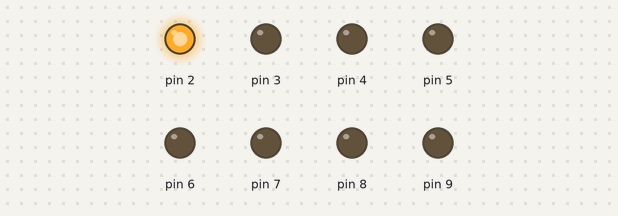
The sketch below on a simulated Arduino Uno, built with avr-gcc and run on an emulated ATmega328P. Shown: output pins drawn as LEDs (lit = HIGH).

Above: at 0.1 s.
At 0.9 s:
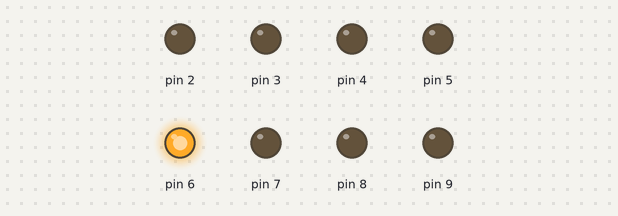
At 1.5 s:
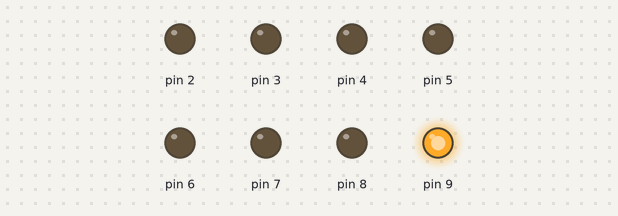
At 3.1 s:
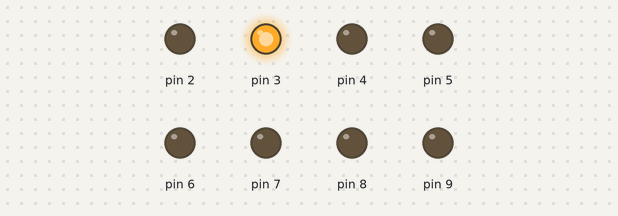
At 4.7 s:
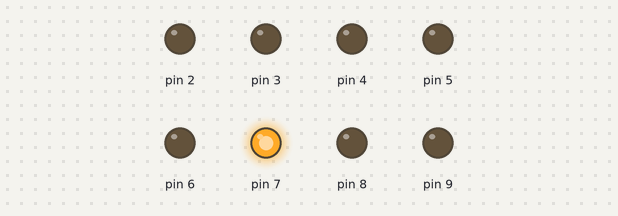
At 6.3 s:
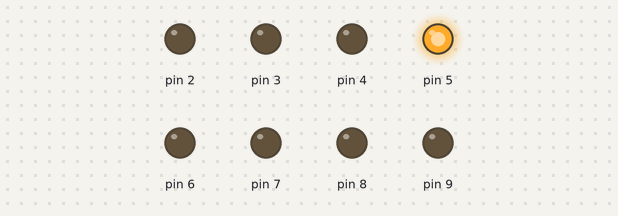
Timing chart, 0 to 6.6 s (numbered marks = the images above):
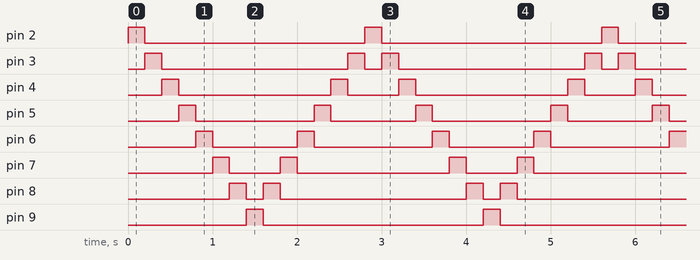

Measured:
- by itself, pin 2, pin 9: alternates HIGH for 0.20 s and LOW for 2.6 s
- by itself, pin 3: repeats every 2.8 s: LOW 2.2 s, HIGH 0.20 s, LOW 0.20 s, HIGH 0.20 s
- by itself, pin 4: repeats every 2.8 s: LOW 1.8 s, HIGH 0.20 s, LOW 0.60 s, HIGH 0.20 s
- by itself, pin 5: repeats every 2.8 s: LOW 1.4 s, HIGH 0.20 s, LOW 1.0 s, HIGH 0.20 s
- by itself, pin 6: repeats every 2.8 s: LOW 1.0 s, HIGH 0.20 s, LOW 1.4 s, HIGH 0.20 s
- by itself, pin 7: repeats every 2.8 s: LOW 0.60 s, HIGH 0.20 s, LOW 1.8 s, HIGH 0.20 s
- by itself, pin 8: repeats every 2.8 s: LOW 0.20 s, HIGH 0.20 s, LOW 2.2 s, HIGH 0.20 s

The sketch:

night_rider.ino
```cpp
void setup() {

    for (int i = 2; i < 10; i++) {
        pinMode(i, OUTPUT);

    }
}

// function to switch all LEDs off
void all_LEDs_Off(void)
{
    for (int i = 2; i < 10; i++) {
        digitalWrite(i, LOW);
    }
}

void loop() {
    // move on LED to the right
    for (int i = 2; i < 9; i++) {
        all_LEDs_Off();
        digitalWrite(i, HIGH);
        delay(200);
    }

    // move on LED to the left
     for (int i = 9; i > 2; i--) {
        all_LEDs_Off();
        digitalWrite(i, HIGH);
        delay(200);
    }
}
```
